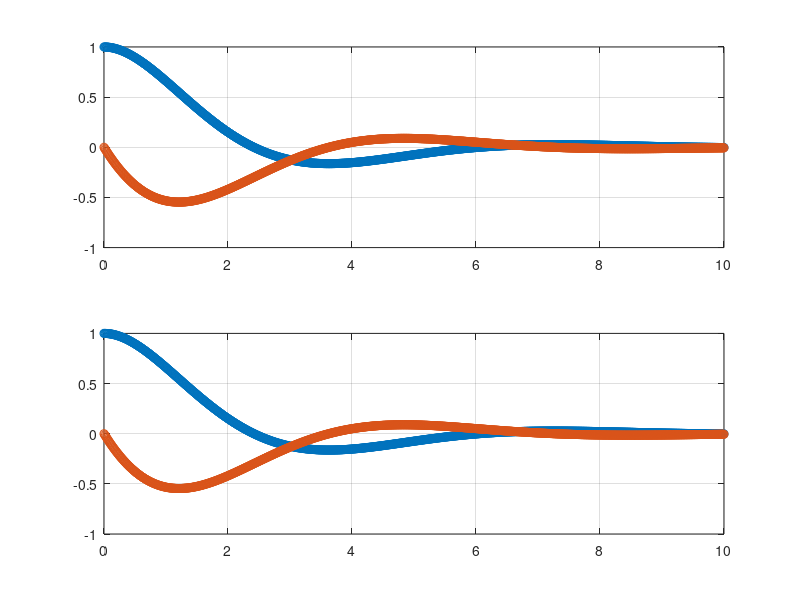

The MATLAB source for this figure: (Note: this script raises an error after producing the figure.)
clear; close all; clc;

k = 1;
m = 1;
c = 1;

params = [m, c, k];

cc = 2 * sqrt(k * m);
zeta = c / cc;

fprintf('With paramerters [m, c, k] = [%.2f, %.2f, %.2f], we have damping ratio Zeta = %.2f \n', [m, c, k], zeta)

A = [0, 1;
    -k/m, -c/m];

[V, D] = eig(A)

X0 = [1; 0];
Tspan = [0, 10];
time = linspace(Tspan(1), Tspan(2), 1000);

for i = 1:length(time)
    exp_sol(:, i) = expm(A * time(i)) * X0;
    eig_sol(:, i) = (V * diag(exp(diag(D * time(i)))) / V) * X0;
end

% options = odeset('RelTol', 1e-6, 'AbsTol', 1e-6, 'NormControl', 'on', ...
%                 'OutputFcn', @odeplot, 'Stats','on');
% 
% sol = ode45(@(t, x) systemDynamics(t, x, A), time, X0, options)


figure
subplot(211)
plot(time, exp_sol.', '-o')
grid on

subplot(212)
plot(time, eig_sol, '-o')
grid on
%%
clc; close all

t_ind = find(output.time >= 90 & output.time <= 160);
time = output.time(t_ind);

edge0 = 92.5 - time(1);
edge1 = 115 - time(1);
edge2 = 132 - time(1);
edge3 = 157 - time(1);

time = time - time(1);
disp = output.disp_x(t_ind);

data_range = max(disp) - min(disp);
y = data_range * smoothstep(edge0, edge1, time) .* (1 - smoothstep(edge2, edge3, time)) + min(output.disp_x);

v0 = gradient(y) ./ gradient(time);

figure
subplot(211)
plot(time, y)
hold on
plot(time, disp)
grid on
legend('Smootthstep')
hold off

subplot(212)
plot(time, v0)
% hold on
% plot(time, gradient(disp) ./ gradient(time))
grid on
legend('Smootthstep')

save('Experimental_V0.mat', "v0")
%%

function Xdot = systemDynamics(t, x, A)
    
    Xdot = A * [x(1); x(2)];
end
